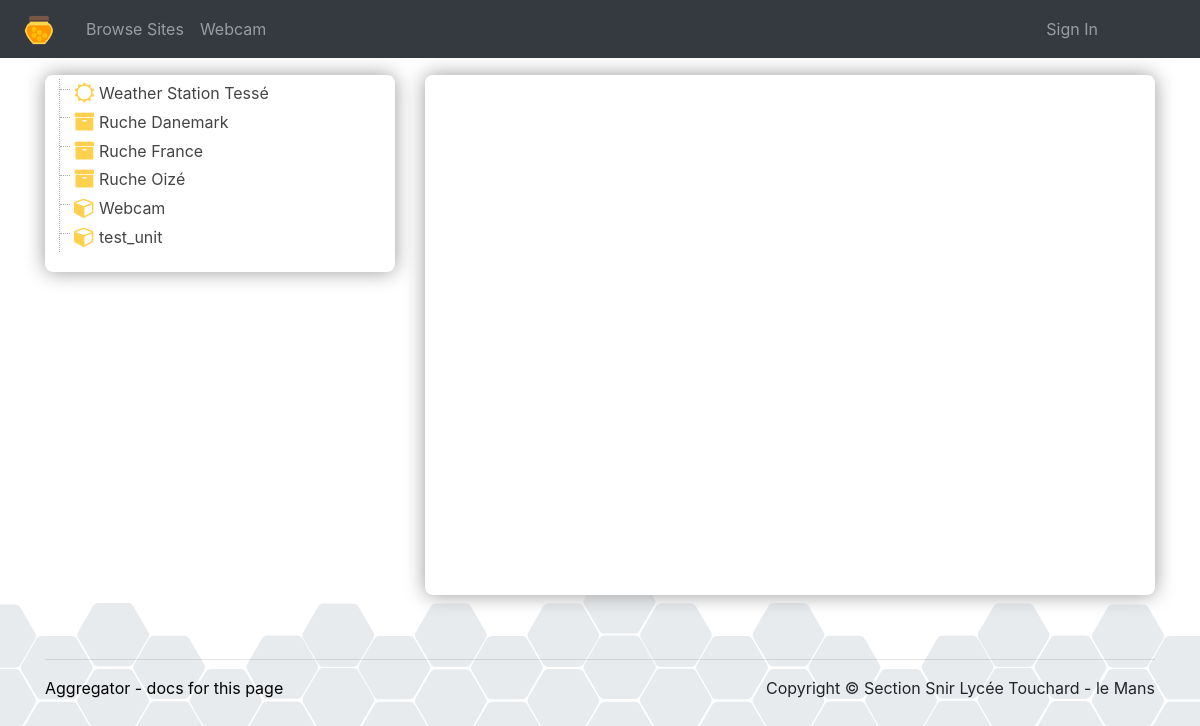
/accueil.php, run on an earlier commit of the app's database.
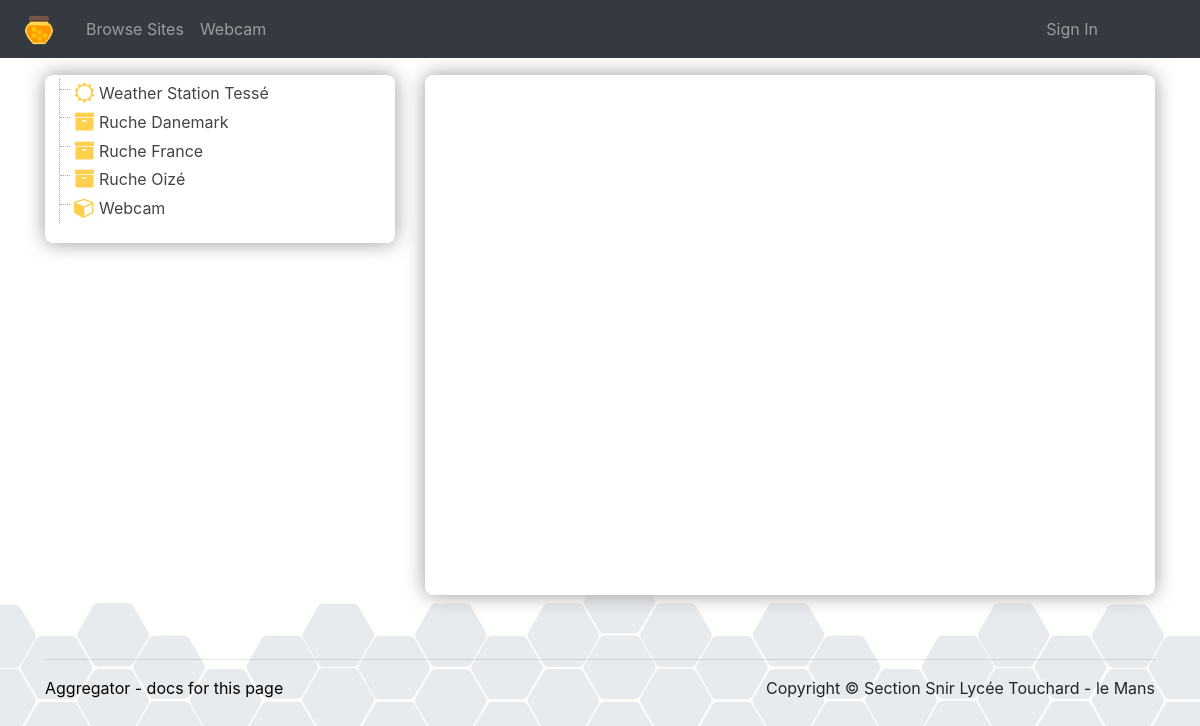
And on a later commit of the database.
### tables this page shows
CREATE TABLE `things` (
  `id` int(11) NOT NULL,
  `user_id` int(11) NOT NULL,
  `latitude` decimal(9,6) DEFAULT NULL,
  `longitude` decimal(9,6) DEFAULT NULL,
  `elevation` float DEFAULT NULL,
  `name` varchar(50) NOT NULL,
  `tag` varchar(50) NOT NULL,
  `status` enum('public','private') DEFAULT NULL,
  `local_ip_address` varchar(20) NOT NULL,
  `class` varchar(20) NOT NULL DEFAULT 'objet'
);

### html/api/Str.php (called while the page is built, shortened)
<?php
class Str
{
    public static function after($subject, $search)
    {
        return $search === '' ? $subject : array_reverse(explode($search, $subject, 2))[0];
    }
}

### html/accueil.php (the view, shortened to what this page needs)
<!DOCTYPE html>
<html>
	<head>
		<link rel="stylesheet" href="/Ruche/css/bootstrap.min.css" />
		<link rel="stylesheet" href="/Ruche/css/ruche.css" />
		<link rel="stylesheet" href="/Ruche/css/font-awesome.min.css" />
		<link rel="stylesheet" href="/Ruche/css/file-explore.css" />
					<?php
						$bdd = new PDO('mysql:host=' . SERVEUR . ';dbname=' . BASE, UTILISATEUR,PASSE);
						if (!isset($_SESSION['id']))
							$sql = 'SELECT * FROM `things` where status = "public";';
						else if ($_SESSION['id'] != 0)
							$sql = "SELECT * FROM `things` where user_id = ". $_SESSION['id'];
						else
							$sql = "SELECT * FROM `things`";
						?>
	</head>
	<body>
		<?php require_once 'menu.php'; ?>
		<div class="container" style="padding-top: 75px;">
			<div class="row">
				<div class="col-md-4 col-sm-12 col-xs-12">
				<div class="popin" style="margin: 0px; padding : 4px;">
					<ul class="file-tree ">
					<?php
						function listerChannels($bdd, $tags){
							$sql = 'SELECT count(*) as nb FROM `channels` WHERE `tags`='. $bdd->quote($tags);
							if ($bdd->query($sql)->fetchObject()->nb > 0){
								$sql = 'SELECT * FROM `channels` WHERE `tags`='.  $bdd->quote($tags);
								$reponse = $bdd->query($sql);
							}
						}
						try{
							if (!isset($_SESSION['id']))
								$sql = 'SELECT * FROM `things` where status = "public";';
							else if ($_SESSION['id'] != 0)
								$sql = "SELECT * FROM `things` where user_id = ". $_SESSION['id'];
							else
								$sql = "SELECT * FROM `things`";
							$reponse = $bdd->query($sql);
							while ($thing = $reponse->fetchObject()){
									echo '<li class="folder-root ' .$thing->class .'">	<a href="#">' . $thing->name . '</a>';
										listerChannels($bdd, $thing->tag);
									echo '</li>';
							}
						}
						catch (Exception $e){
							echo "erreur BDD";
							die('Erreur : ' . $e->getMessage());
						}
						?>
					</ul>
				</div>
				</div>
				<div class="col-md-8 col-sm-12 col-xs-12">
					<div class="popin" style="margin: 0px;">
					<div  id="map-canvas" style = "height: 500px; width: 100%;" ></div>
					</div>
				</div>
			</div>
		<?php require_once 'piedDePage.php'; ?>
		</div>
	</body>
</html>

### html/menu.php (shortened to what this page needs)
<nav class="navbar navbar-expand-md navbar-dark bg-dark fixed-top">
	<a class="navbar-brand" href="/Ruche/">
		<img alt="Beehive logo" height="30" id="nav-Beehive-logo" src="/Ruche/images/beehive_logo.png" style="padding: 0 8px; ">
	</a>
	<div class="collapse navbar-collapse" id="navbarsExampleDefault">
	<ul class="navbar-nav mr-auto">
		<li class="nav-item">
			<a class="nav-link" href="/Ruche/accueil" id="nav-sign-in">Browse Sites</a>
		</li>
		<li class="nav-item">
			<a class="nav-link" href="/Ruche/webcam" id="nav-sign-in">Webcam</a>
		</li>
       </ul>
	<ul class="navbar-nav navbar-right" style="margin-right: 78px;">
		<li class="nav-item">
			<?php
			if (!isset($_SESSION['login']))
				echo '<a class="nav-link" href="/Ruche/administration/" id="nav-sign-in">Sign In</a>';
			?>
		</li>
	</ul>
	</div>
   </nav>

### html/piedDePage.php (shortened to what this page needs)
<?php
require_once('api/Str.php');
$page = '';
if  (Str::contains($_SERVER['PHP_SELF'], 'administration')){
	$page = Str::after($_SERVER['PHP_SELF'], 'administration');
}
else{
	$page = Str::after($_SERVER['PHP_SELF'], 'Ruche');
}
   $lien = 'support' . $page;
?>
<footer>
	<br /><br />
       <hr>
	<div class="row">
		<div class="col-md-6 col-sm-6 col-xs-12">
			<p><a href = "<?php echo $lien ?>">Aggregator - docs for this page</a></p>
		</div>
		<div class="col-md-6 col-sm-6 col-xs-12">
			<p style="float: right">Copyright &copy; Section Snir Lycée Touchard - le Mans</p>
		</div>
       </div>
   </footer>

### html/css/ruche.css (style rules this page uses)
body { background-image: url(fond.svg); background-repeat: repeat-x; background-repeat-x: repeat; background-repeat-y: no-repeat; background-position: 0 100%; background-position-x: 0px; background-position-y: 100%; -webkit-background-size: auto 230px; background-size: auto 230px; background-attachment: fixed; }
.popin { background-color: #fff; border-radius: 8px; box-shadow: 0 0 20px #999; padding: 10px; margin-top: 10px; }
a { color:#000; }

### html/css/file-explore.css (style rules this page uses)
.file-list, .file-list ul { list-style-type: none; font-size:1em; line-height:1.8em; margin-left:10px; padding-left:14px; border-left:1px dotted #aaa; }
.file-list li { position: relative; padding-left:25px; }
.file-list li a { text-decoration: none; color:#444; }
.file-list li a:before { display:block; content: " "; width:10px; height:1px; position:absolute; border-bottom:1px dotted #aaa; top:.6em; left:-14px; }
.file-list li:before { list-style-type: none; font-family: FontAwesome; display:block; content:'\f1fe'; position:absolute; top:0px; left:0px; width:20px; height:20px; font-size:1.3em; color:#555; }
.file-list .folder-root { list-style-type: none; }
.file-list .folder-root a { text-decoration:none; }
.file-list .ruche:before { color:#FFD04E; content: "\f187"; }
.file-list .weather:before { color:#FFD04E; content: "\f185"; }
.file-list .objet:before { color:#FFD04E; content: "\f1b2"; }

What changed in the data, as far as the page shows it:
no longer on this page (row edited): things: name "test_unit", class "objet" (drawn)
